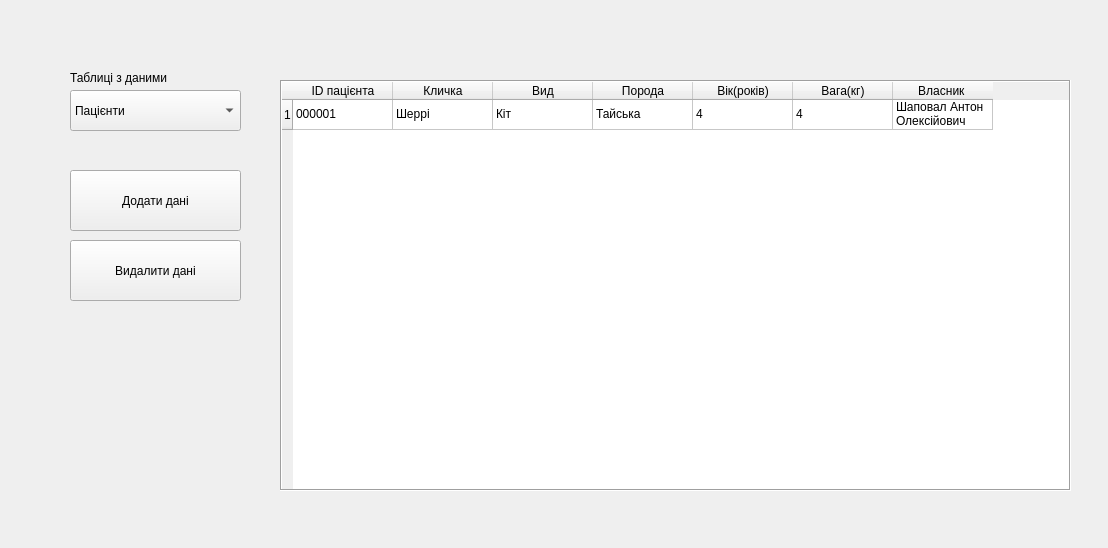
<?xml version="1.0" encoding="UTF-8"?>
<ui version="4.0">
 <class>Widget</class>
 <widget class="QWidget" name="Widget">
  <property name="geometry">
   <rect>
    <x>0</x>
    <y>0</y>
    <width>1108</width>
    <height>548</height>
   </rect>
  </property>
  <property name="windowTitle">
   <string>Widget</string>
  </property>
  <widget class="QTableWidget" name="tableWidget">
   <property name="geometry">
    <rect>
     <x>280</x>
     <y>80</y>
     <width>791</width>
     <height>411</height>
    </rect>
   </property>
   <property name="frameShape">
    <enum>QFrame::Shape::Box</enum>
   </property>
   <property name="frameShadow">
    <enum>QFrame::Shadow::Sunken</enum>
   </property>
   <attribute name="horizontalHeaderCascadingSectionResizes">
    <bool>false</bool>
   </attribute>
   <row/>
   <column>
    <property name="text">
     <string>ID пацієнта</string>
    </property>
   </column>
   <column>
    <property name="text">
     <string>Кличка</string>
    </property>
   </column>
   <column>
    <property name="text">
     <string>Вид</string>
    </property>
   </column>
   <column>
    <property name="text">
     <string>Порода</string>
    </property>
   </column>
   <column>
    <property name="text">
     <string>Вік(років)</string>
    </property>
   </column>
   <column>
    <property name="text">
     <string>Вага(кг)</string>
    </property>
   </column>
   <column>
    <property name="text">
     <string>Власник </string>
    </property>
   </column>
   <item row="0" column="0">
    <property name="text">
     <string>000001</string>
    </property>
    <property name="font">
     <font>
      <kerning>false</kerning>
     </font>
    </property>
   </item>
   <item row="0" column="1">
    <property name="text">
     <string>Шеррі</string>
    </property>
   </item>
   <item row="0" column="2">
    <property name="text">
     <string>Кіт</string>
    </property>
   </item>
   <item row="0" column="3">
    <property name="text">
     <string>Тайська</string>
    </property>
   </item>
   <item row="0" column="4">
    <property name="text">
     <string>4</string>
    </property>
   </item>
   <item row="0" column="5">
    <property name="text">
     <string>4</string>
    </property>
   </item>
   <item row="0" column="6">
    <property name="text">
     <string>Шаповал Антон Олексійович</string>
    </property>
   </item>
  </widget>
  <widget class="QComboBox" name="comboBox">
   <property name="geometry">
    <rect>
     <x>70</x>
     <y>90</y>
     <width>171</width>
     <height>41</height>
    </rect>
   </property>
   <item>
    <property name="text">
     <string>Пацієнти</string>
    </property>
   </item>
  </widget>
  <widget class="QPushButton" name="pushButton">
   <property name="geometry">
    <rect>
     <x>70</x>
     <y>170</y>
     <width>171</width>
     <height>61</height>
    </rect>
   </property>
   <property name="text">
    <string>Додати дані</string>
   </property>
  </widget>
  <widget class="QPushButton" name="pushButton_2">
   <property name="geometry">
    <rect>
     <x>70</x>
     <y>240</y>
     <width>171</width>
     <height>61</height>
    </rect>
   </property>
   <property name="text">
    <string>Видалити дані</string>
   </property>
  </widget>
  <widget class="QLabel" name="label">
   <property name="geometry">
    <rect>
     <x>70</x>
     <y>70</y>
     <width>141</width>
     <height>16</height>
    </rect>
   </property>
   <property name="text">
    <string>Таблиці з даними</string>
   </property>
  </widget>
 </widget>
 <resources/>
 <connections/>
</ui>
